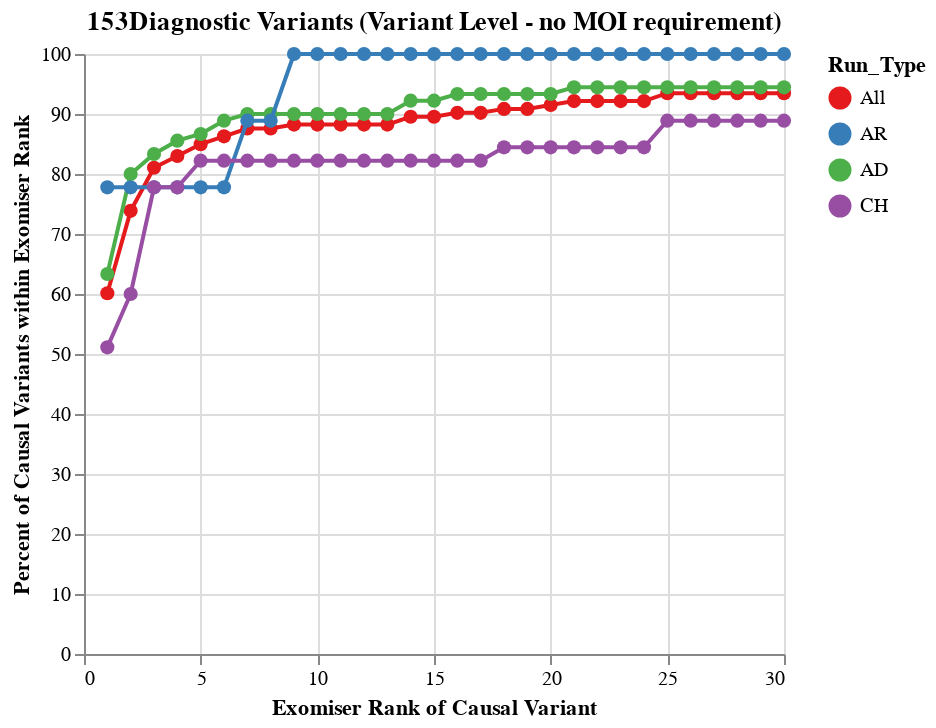

Notebook code cell kept with this figure:
### Code cell
domain = ['All', 'AR', 'AD', 'CH']
d_df,denom = ps.create_df(300, RUN_TYPES, es_exomiser_success_table)
d_df['Run_Type'] = ['All'] * len(d_df)

es_exomiser = ps.create_plot(denom, d_df, RUN_TYPES, 'set1', False, domain)
es_exomiser

d_df,denom = ps.create_df(300, RUN_TYPES, es_exomiser_AR)
d_df['Run_Type'] = ['AR'] * len(d_df)

es_exomiser_AR_plot = ps.create_plot(denom, d_df, RUN_TYPES, 'set1', False, domain)
es_exomiser_AR_plot

d_df,denom = ps.create_df(300, RUN_TYPES, es_exomiser_AD)
d_df['Run_Type'] = ['AD'] * len(d_df)
es_exomiser_AD_plot = ps.create_plot(denom, d_df, RUN_TYPES, 'set1', False, domain)
es_exomiser_AD_plot

d_df,denom = ps.create_df(300, RUN_TYPES, es_exomiser_cmpd_hets)
d_df['Run_Type'] = ['CH'] * len(d_df)
es_exomiser_CH_plot = ps.create_plot(denom, d_df, RUN_TYPES, 'set1', False, domain)


es_exomiser_allplots = alt.layer(es_exomiser, es_exomiser_AD_plot, es_exomiser_AR_plot,es_exomiser_CH_plot).properties(height=300, width=350)
es_exomiser_allplots

### Figure 1 — Vega-Lite specification as saved in the notebook (floating-point values rounded to 4 significant figures)
{"config": {"view": {"continuousWidth": 300, "continuousHeight": 300}}, "layer": [{"data": {"name": "data-193104f5bd93d697b22bf2a5f65853fa"}, "mark": {"type": "line", "point": {"size": 50}}, "encoding": {"color": {"field": "Run_Type", "scale": {"domain": ["All", "AR", "AD", "CH"], "scheme": "set1"}, "sort": ["noN_filtered_15_85_human_revel_mvp_alphaM_spliceAI_noWL"], "type": "nominal"}, "tooltip": [{"field": "Rank", "type": "quantitative"}, {"field": "Percent_Variants", "type": "quantitative"}, {"field": "Run_Type", "type": "nominal"}], "x": {"field": "Rank", "title": "Exomiser Rank of Causal Variant", "type": "quantitative"}, "y": {"field": "Percent_Variants", "scale": {"domain": [0, 100]}, "title": "Percent of Causal Variants within Exomiser Rank", "type": "quantitative"}}, "title": "153Diagnostic Variants (Variant Level - no MOI requirement)"}, {"data": {"name": "data-cbc0b2d6e3b85af87891510c3bf750a7"}, "mark": {"type": "line", "point": {"size": 50}}, "encoding": {"color": {"field": "Run_Type", "scale": {"domain": ["All", "AR", "AD", "CH"], "scheme": "set1"}, "sort": ["noN_filtered_15_85_human_revel_mvp_alphaM_spliceAI_noWL"], "type": "nominal"}, "tooltip": [{"field": "Rank", "type": "quantitative"}, {"field": "Percent_Variants", "type": "quantitative"}, {"field": "Run_Type", "type": "nominal"}], "x": {"field": "Rank", "title": "Exomiser Rank of Causal Variant", "type": "quantitative"}, "y": {"field": "Percent_Variants", "scale": {"domain": [0, 100]}, "title": "Percent of Causal Variants within Exomiser Rank", "type": "quantitative"}}, "title": "90Diagnostic Variants (Variant Level - no MOI requirement)"}, {"data": {"name": "data-6a09b213e454e8d544a4846281811b8f"}, "mark": {"type": "line", "point": {"size": 50}}, "encoding": {"color": {"field": "Run_Type", "scale": {"domain": ["All", "AR", "AD", "CH"], "scheme": "set1"}, "sort": ["noN_filtered_15_85_human_revel_mvp_alphaM_spliceAI_noWL"], "type": "nominal"}, "tooltip": [{"field": "Rank", "type": "quantitative"}, {"field": "Percent_Variants", "type": "quantitative"}, {"field": "Run_Type", "type": "nominal"}], "x": {"field": "Rank", "title": "Exomiser Rank of Causal Variant", "type": "quantitative"}, "y": {"field": "Percent_Variants", "scale": {"domain": [0, 100]}, "title": "Percent of Causal Variants within Exomiser Rank", "type": "quantitative"}}, "title": "9Diagnostic Variants (Variant Level - no MOI requirement)"}, {"data": {"name": "data-86bcca13e2cf2e633350cd2490b0ba31"}, "mark": {"type": "line", "point": {"size": 50}}, "encoding": {"color": {"field": "Run_Type", "scale": {"domain": ["All", "AR", "AD", "CH"], "scheme": "set1"}, "sort": ["noN_filtered_15_85_human_revel_mvp_alphaM_spliceAI_noWL"], "type": "nominal"}, "tooltip": [{"field": "Rank", "type": "quantitative"}, {"field": "Percent_Variants", "type": "quantitative"}, {"field": "Run_Type", "type": "nominal"}], "x": {"field": "Rank", "title": "Exomiser Rank of Causal Variant", "type": "quantitative"}, "y": {"field": "Percent_Variants", "scale": {"domain": [0, 100]}, "title": "Percent of Causal Variants within Exomiser Rank", "type": "quantitative"}}, "title": "45Diagnostic Variants (Variant Level - no MOI requirement)"}], "height": 300, "width": 350, "$schema": "https://vega.github.io/schema/vega-lite/v5.17.0.json", "datasets": {"data-193104f5bd93d697b22bf2a5f65853fa": [{"Rank": 1, "NumPatients": 92, "Percent_Variants": 60.13, "Run_Type": "All"}, {"Rank": 2, "NumPatients": 113, "Percent_Variants": 73.86, "Run_Type": "All"}, {"Rank": 3, "NumPatients": 124, "Percent_Variants": 81.05, "Run_Type": "All"}, {"Rank": 4, "NumPatients": 127, "Percent_Variants": 83.01, "Run_Type": "All"}, {"Rank": 5, "NumPatients": 130, "Percent_Variants": 84.97, "Run_Type": "All"}, {"Rank": 6, "NumPatients": 132, "Percent_Variants": 86.27, "Run_Type": "All"}, {"Rank": 7, "NumPatients": 134, "Percent_Variants": 87.58, "Run_Type": "All"}, {"Rank": 8, "NumPatients": 134, "Percent_Variants": 87.58, "Run_Type": "All"}, {"Rank": 9, "NumPatients": 135, "Percent_Variants": 88.24, "Run_Type": "All"}, {"Rank": 10, "NumPatients": 135, "Percent_Variants": 88.24, "Run_Type": "All"}, {"Rank": 11, "NumPatients": 135, "Percent_Variants": 88.24, "Run_Type": "All"}, {"Rank": 12, "NumPatients": 135, "Percent_Variants": 88.24, "Run_Type": "All"}, {"Rank": 13, "NumPatients": 135, "Percent_Variants": 88.24, "Run_Type": "All"}, {"Rank": 14, "NumPatients": 137, "Percent_Variants": 89.54, "Run_Type": "All"}, {"Rank": 15, "NumPatients": 137, "Percent_Variants": 89.54, "Run_Type": "All"}, {"Rank": 16, "NumPatients": 138, "Percent_Variants": 90.2, "Run_Type": "All"}, {"Rank": 17, "NumPatients": 138, "Percent_Variants": 90.2, "Run_Type": "All"}, {"Rank": 18, "NumPatients": 139, "Percent_Variants": 90.85, "Run_Type": "All"}, {"Rank": 19, "NumPatients": 139, "Percent_Variants": 90.85, "Run_Type": "All"}, {"Rank": 20, "NumPatients": 140, "Percent_Variants": 91.5, "Run_Type": "All"}, {"Rank": 21, "NumPatients": 141, "Percent_Variants": 92.16, "Run_Type": "All"}, {"Rank": 22, "NumPatients": 141, "Percent_Variants": 92.16, "Run_Type": "All"}, {"Rank": 23, "NumPatients": 141, "Percent_Variants": 92.16, "Run_Type": "All"}, {"Rank": 24, "NumPatients": 141, "Percent_Variants": 92.16, "Run_Type": "All"}, {"Rank": 25, "NumPatients": 143, "Percent_Variants": 93.46, "Run_Type": "All"}, {"Rank": 26, "NumPatients": 143, "Percent_Variants": 93.46, "Run_Type": "All"}, {"Rank": 27, "NumPatients": 143, "Percent_Variants": 93.46, "Run_Type": "All"}, {"Rank": 28, "NumPatients": 143, "Percent_Variants": 93.46, "Run_Type": "All"}, {"Rank": 29, "NumPatients": 143, "Percent_Variants": 93.46, "Run_Type": "All"}, {"Rank": 30, "NumPatients": 143, "Percent_Variants": 93.46, "Run_Type": "All"}], "data-cbc0b2d6e3b85af87891510c3bf750a7": [{"Rank": 1, "NumPatients": 57, "Percent_Variants": 63.33, "Run_Type": "AD"}, {"Rank": 2, "NumPatients": 72, "Percent_Variants": 80.0, "Run_Type": "AD"}, {"Rank": 3, "NumPatients": 75, "Percent_Variants": 83.33, "Run_Type": "AD"}, {"Rank": 4, "NumPatients": 77, "Percent_Variants": 85.56, "Run_Type": "AD"}, {"Rank": 5, "NumPatients": 78, "Percent_Variants": 86.67, "Run_Type": "AD"}, {"Rank": 6, "NumPatients": 80, "Percent_Variants": 88.89, "Run_Type": "AD"}, {"Rank": 7, "NumPatients": 81, "Percent_Variants": 90.0, "Run_Type": "AD"}, {"Rank": 8, "NumPatients": 81, "Percent_Variants": 90.0, "Run_Type": "AD"}, {"Rank": 9, "NumPatients": 81, "Percent_Variants": 90.0, "Run_Type": "AD"}, {"Rank": 10, "NumPatients": 81, "Percent_Variants": 90.0, "Run_Type": "AD"}, {"Rank": 11, "NumPatients": 81, "Percent_Variants": 90.0, "Run_Type": "AD"}, {"Rank": 12, "NumPatients": 81, "Percent_Variants": 90.0, "Run_Type": "AD"}, {"Rank": 13, "NumPatients": 81, "Percent_Variants": 90.0, "Run_Type": "AD"}, {"Rank": 14, "NumPatients": 83, "Percent_Variants": 92.22, "Run_Type": "AD"}, {"Rank": 15, "NumPatients": 83, "Percent_Variants": 92.22, "Run_Type": "AD"}, {"Rank": 16, "NumPatients": 84, "Percent_Variants": 93.33, "Run_Type": "AD"}, {"Rank": 17, "NumPatients": 84, "Percent_Variants": 93.33, "Run_Type": "AD"}, {"Rank": 18, "NumPatients": 84, "Percent_Variants": 93.33, "Run_Type": "AD"}, {"Rank": 19, "NumPatients": 84, "Percent_Variants": 93.33, "Run_Type": "AD"}, {"Rank": 20, "NumPatients": 84, "Percent_Variants": 93.33, "Run_Type": "AD"}, {"Rank": 21, "NumPatients": 85, "Percent_Variants": 94.44, "Run_Type": "AD"}, {"Rank": 22, "NumPatients": 85, "Percent_Variants": 94.44, "Run_Type": "AD"}, {"Rank": 23, "NumPatients": 85, "Percent_Variants": 94.44, "Run_Type": "AD"}, {"Rank": 24, "NumPatients": 85, "Percent_Variants": 94.44, "Run_Type": "AD"}, {"Rank": 25, "NumPatients": 85, "Percent_Variants": 94.44, "Run_Type": "AD"}, {"Rank": 26, "NumPatients": 85, "Percent_Variants": 94.44, "Run_Type": "AD"}, {"Rank": 27, "NumPatients": 85, "Percent_Variants": 94.44, "Run_Type": "AD"}, {"Rank": 28, "NumPatients": 85, "Percent_Variants": 94.44, "Run_Type": "AD"}, {"Rank": 29, "NumPatients": 85, "Percent_Variants": 94.44, "Run_Type": "AD"}, {"Rank": 30, "NumPatients": 85, "Percent_Variants": 94.44, "Run_Type": "AD"}], "data-6a09b213e454e8d544a4846281811b8f": [{"Rank": 1, "NumPatients": 7, "Percent_Variants": 77.78, "Run_Type": "AR"}, {"Rank": 2, "NumPatients": 7, "Percent_Variants": 77.78, "Run_Type": "AR"}, {"Rank": 3, "NumPatients": 7, "Percent_Variants": 77.78, "Run_Type": "AR"}, {"Rank": 4, "NumPatients": 7, "Percent_Variants": 77.78, "Run_Type": "AR"}, {"Rank": 5, "NumPatients": 7, "Percent_Variants": 77.78, "Run_Type": "AR"}, {"Rank": 6, "NumPatients": 7, "Percent_Variants": 77.78, "Run_Type": "AR"}, {"Rank": 7, "NumPatients": 8, "Percent_Variants": 88.89, "Run_Type": "AR"}, {"Rank": 8, "NumPatients": 8, "Percent_Variants": 88.89, "Run_Type": "AR"}, {"Rank": 9, "NumPatients": 9, "Percent_Variants": 100.0, "Run_Type": "AR"}, {"Rank": 10, "NumPatients": 9, "Percent_Variants": 100.0, "Run_Type": "AR"}, {"Rank": 11, "NumPatients": 9, "Percent_Variants": 100.0, "Run_Type": "AR"}, {"Rank": 12, "NumPatients": 9, "Percent_Variants": 100.0, "Run_Type": "AR"}, {"Rank": 13, "NumPatients": 9, "Percent_Variants": 100.0, "Run_Type": "AR"}, {"Rank": 14, "NumPatients": 9, "Percent_Variants": 100.0, "Run_Type": "AR"}, {"Rank": 15, "NumPatients": 9, "Percent_Variants": 100.0, "Run_Type": "AR"}, {"Rank": 16, "NumPatients": 9, "Percent_Variants": 100.0, "Run_Type": "AR"}, {"Rank": 17, "NumPatients": 9, "Percent_Variants": 100.0, "Run_Type": "AR"}, {"Rank": 18, "NumPatients": 9, "Percent_Variants": 100.0, "Run_Type": "AR"}, {"Rank": 19, "NumPatients": 9, "Percent_Variants": 100.0, "Run_Type": "AR"}, {"Rank": 20, "NumPatients": 9, "Percent_Variants": 100.0, "Run_Type": "AR"}, {"Rank": 21, "NumPatients": 9, "Percent_Variants": 100.0, "Run_Type": "AR"}, {"Rank": 22, "NumPatients": 9, "Percent_Variants": 100.0, "Run_Type": "AR"}, {"Rank": 23, "NumPatients": 9, "Percent_Variants": 100.0, "Run_Type": "AR"}, {"Rank": 24, "NumPatients": 9, "Percent_Variants": 100.0, "Run_Type": "AR"}, {"Rank": 25, "NumPatients": 9, "Percent_Variants": 100.0, "Run_Type": "AR"}, {"Rank": 26, "NumPatients": 9, "Percent_Variants": 100.0, "Run_Type": "AR"}, {"Rank": 27, "NumPatients": 9, "Percent_Variants": 100.0, "Run_Type": "AR"}, {"Rank": 28, "NumPatients": 9, "Percent_Variants": 100.0, "Run_Type": "AR"}, {"Rank": 29, "NumPatients": 9, "Percent_Variants": 100.0, "Run_Type": "AR"}, {"Rank": 30, "NumPatients": 9, "Percent_Variants": 100.0, "Run_Type": "AR"}], "data-86bcca13e2cf2e633350cd2490b0ba31": [{"Rank": 1, "NumPatients": 23, "Percent_Variants": 51.11, "Run_Type": "CH"}, {"Rank": 2, "NumPatients": 27, "Percent_Variants": 60.0, "Run_Type": "CH"}, {"Rank": 3, "NumPatients": 35, "Percent_Variants": 77.78, "Run_Type": "CH"}, {"Rank": 4, "NumPatients": 35, "Percent_Variants": 77.78, "Run_Type": "CH"}, {"Rank": 5, "NumPatients": 37, "Percent_Variants": 82.22, "Run_Type": "CH"}, {"Rank": 6, "NumPatients": 37, "Percent_Variants": 82.22, "Run_Type": "CH"}, {"Rank": 7, "NumPatients": 37, "Percent_Variants": 82.22, "Run_Type": "CH"}, {"Rank": 8, "NumPatients": 37, "Percent_Variants": 82.22, "Run_Type": "CH"}, {"Rank": 9, "NumPatients": 37, "Percent_Variants": 82.22, "Run_Type": "CH"}, {"Rank": 10, "NumPatients": 37, "Percent_Variants": 82.22, "Run_Type": "CH"}, {"Rank": 11, "NumPatients": 37, "Percent_Variants": 82.22, "Run_Type": "CH"}, {"Rank": 12, "NumPatients": 37, "Percent_Variants": 82.22, "Run_Type": "CH"}, {"Rank": 13, "NumPatients": 37, "Percent_Variants": 82.22, "Run_Type": "CH"}, {"Rank": 14, "NumPatients": 37, "Percent_Variants": 82.22, "Run_Type": "CH"}, {"Rank": 15, "NumPatients": 37, "Percent_Variants": 82.22, "Run_Type": "CH"}, {"Rank": 16, "NumPatients": 37, "Percent_Variants": 82.22, "Run_Type": "CH"}, {"Rank": 17, "NumPatients": 37, "Percent_Variants": 82.22, "Run_Type": "CH"}, {"Rank": 18, "NumPatients": 38, "Percent_Variants": 84.44, "Run_Type": "CH"}, {"Rank": 19, "NumPatients": 38, "Percent_Variants": 84.44, "Run_Type": "CH"}, {"Rank": 20, "NumPatients": 38, "Percent_Variants": 84.44, "Run_Type": "CH"}, {"Rank": 21, "NumPatients": 38, "Percent_Variants": 84.44, "Run_Type": "CH"}, {"Rank": 22, "NumPatients": 38, "Percent_Variants": 84.44, "Run_Type": "CH"}, {"Rank": 23, "NumPatients": 38, "Percent_Variants": 84.44, "Run_Type": "CH"}, {"Rank": 24, "NumPatients": 38, "Percent_Variants": 84.44, "Run_Type": "CH"}, {"Rank": 25, "NumPatients": 40, "Percent_Variants": 88.89, "Run_Type": "CH"}, {"Rank": 26, "NumPatients": 40, "Percent_Variants": 88.89, "Run_Type": "CH"}, {"Rank": 27, "NumPatients": 40, "Percent_Variants": 88.89, "Run_Type": "CH"}, {"Rank": 28, "NumPatients": 40, "Percent_Variants": 88.89, "Run_Type": "CH"}, {"Rank": 29, "NumPatients": 40, "Percent_Variants": 88.89, "Run_Type": "CH"}, {"Rank": 30, "NumPatients": 40, "Percent_Variants": 88.89, "Run_Type": "CH"}]}}
